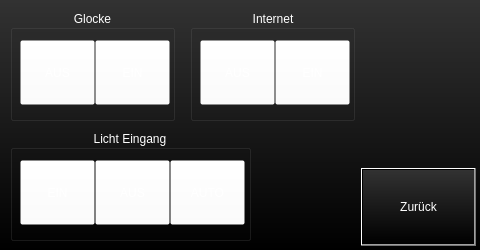
<?xml version="1.0" encoding="UTF-8"?>
<ui version="4.0">
 <class>setupwindow</class>
 <widget class="QDialog" name="setupwindow">
  <property name="enabled">
   <bool>true</bool>
  </property>
  <property name="geometry">
   <rect>
    <x>0</x>
    <y>0</y>
    <width>480</width>
    <height>250</height>
   </rect>
  </property>
  <property name="sizePolicy">
   <sizepolicy hsizetype="Fixed" vsizetype="Fixed">
    <horstretch>0</horstretch>
    <verstretch>0</verstretch>
   </sizepolicy>
  </property>
  <property name="windowTitle">
   <string>Dialog</string>
  </property>
  <property name="styleSheet">
   <string notr="true">background-color: qlineargradient(spread:pad, x1:0.5, y1:1, x2:0.5, y2:0.0, stop:0 rgba(0, 0, 0, 255), stop:1 rgba(50, 50, 50, 255));</string>
  </property>
  <widget class="QPushButton" name="pushButtonBack">
   <property name="geometry">
    <rect>
     <x>361</x>
     <y>168</y>
     <width>115</width>
     <height>78</height>
    </rect>
   </property>
   <property name="styleSheet">
    <string notr="true">color: rgb(255, 255, 255);</string>
   </property>
   <property name="text">
    <string>Zurück</string>
   </property>
  </widget>
  <widget class="QGroupBox" name="groupBoxLichtEingang">
   <property name="geometry">
    <rect>
     <x>10</x>
     <y>130</y>
     <width>241</width>
     <height>111</height>
    </rect>
   </property>
   <property name="styleSheet">
    <string notr="true">color: rgb(255, 255, 255);
background-color: rgba(255, 255, 255, 0);</string>
   </property>
   <property name="title">
    <string>Licht Eingang</string>
   </property>
   <property name="alignment">
    <set>Qt::AlignBottom|Qt::AlignHCenter</set>
   </property>
   <widget class="QPushButton" name="pushButtonLichtEingangAuto">
    <property name="geometry">
     <rect>
      <x>160</x>
      <y>30</y>
      <width>75</width>
      <height>65</height>
     </rect>
    </property>
    <property name="text">
     <string>AUTO</string>
    </property>
   </widget>
   <widget class="QPushButton" name="pushButtonLichtEingangAus">
    <property name="geometry">
     <rect>
      <x>85</x>
      <y>30</y>
      <width>75</width>
      <height>65</height>
     </rect>
    </property>
    <property name="text">
     <string>AUS</string>
    </property>
   </widget>
   <widget class="QPushButton" name="pushButtonLichtEingangEin">
    <property name="geometry">
     <rect>
      <x>10</x>
      <y>30</y>
      <width>75</width>
      <height>65</height>
     </rect>
    </property>
    <property name="text">
     <string>EIN</string>
    </property>
   </widget>
  </widget>
  <widget class="QGroupBox" name="groupBoxGlocke">
   <property name="geometry">
    <rect>
     <x>10</x>
     <y>10</y>
     <width>165</width>
     <height>111</height>
    </rect>
   </property>
   <property name="styleSheet">
    <string notr="true">color: rgb(255, 255, 255);
background-color: rgba(255, 255, 255, 0);</string>
   </property>
   <property name="title">
    <string>Glocke</string>
   </property>
   <property name="alignment">
    <set>Qt::AlignBottom|Qt::AlignHCenter</set>
   </property>
   <widget class="QPushButton" name="pushButtonGlockeAus">
    <property name="geometry">
     <rect>
      <x>10</x>
      <y>30</y>
      <width>75</width>
      <height>65</height>
     </rect>
    </property>
    <property name="text">
     <string>AUS</string>
    </property>
   </widget>
   <widget class="QPushButton" name="pushButtonGlockeEin">
    <property name="geometry">
     <rect>
      <x>85</x>
      <y>30</y>
      <width>75</width>
      <height>65</height>
     </rect>
    </property>
    <property name="text">
     <string>EIN</string>
    </property>
   </widget>
  </widget>
  <widget class="QGroupBox" name="groupBoxInternet">
   <property name="geometry">
    <rect>
     <x>190</x>
     <y>10</y>
     <width>165</width>
     <height>111</height>
    </rect>
   </property>
   <property name="styleSheet">
    <string notr="true">color: rgb(255, 255, 255);
background-color: rgba(255, 255, 255, 0);</string>
   </property>
   <property name="title">
    <string>Internet</string>
   </property>
   <property name="alignment">
    <set>Qt::AlignBottom|Qt::AlignHCenter</set>
   </property>
   <widget class="QPushButton" name="pushButtonInternetAus">
    <property name="geometry">
     <rect>
      <x>10</x>
      <y>30</y>
      <width>75</width>
      <height>65</height>
     </rect>
    </property>
    <property name="text">
     <string>AUS</string>
    </property>
   </widget>
   <widget class="QPushButton" name="pushButtonInternetEin">
    <property name="geometry">
     <rect>
      <x>85</x>
      <y>30</y>
      <width>75</width>
      <height>65</height>
     </rect>
    </property>
    <property name="text">
     <string>EIN</string>
    </property>
   </widget>
  </widget>
  <zorder>groupBoxGlocke</zorder>
  <zorder>pushButtonBack</zorder>
  <zorder>groupBoxLichtEingang</zorder>
  <zorder>groupBoxInternet</zorder>
 </widget>
 <resources/>
 <connections/>
</ui>
